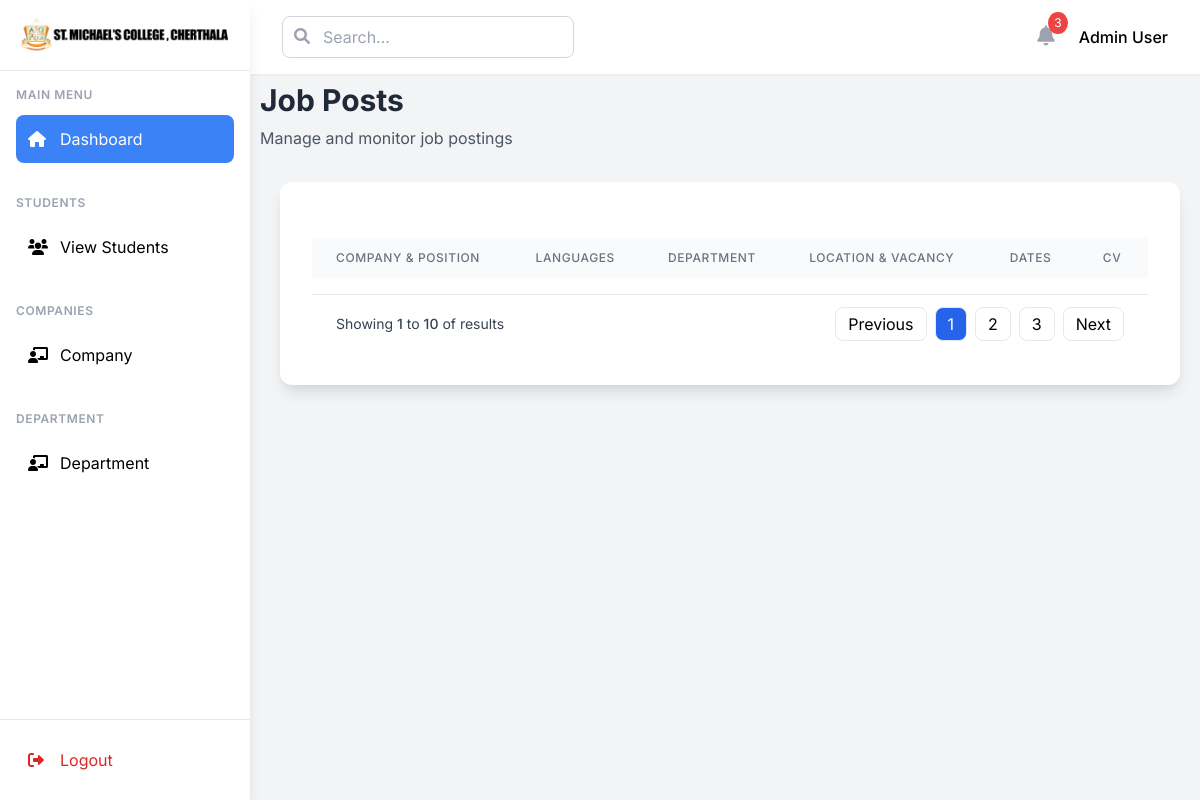
/jobs-lists/13/, run on an earlier commit of the app's database.
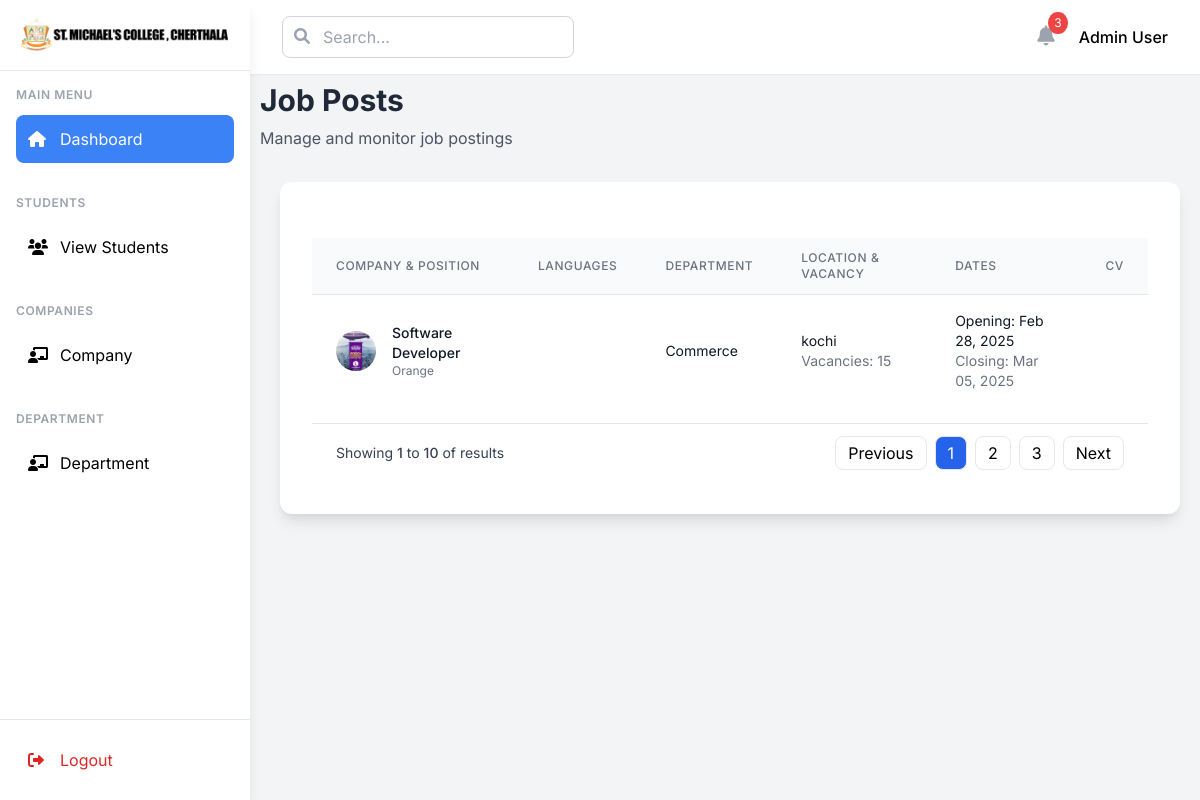
And on a later commit of the database.
### college_admin/models.py (models this page shows, shortened)
class JobPosts(models.Model):
    company =  models.ForeignKey(Company,on_delete=models.CASCADE,related_name="company_jobs",null=True)
    skills = models.CharField(max_length=100)
    designation = models.CharField(max_length=100)
    vacancy = models.IntegerField()
    location = models.CharField(max_length=100)
    department = models.ForeignKey('Department', on_delete=models.CASCADE)
    salary = models.CharField(max_length=300,null=True)
    opening_date = models.DateField(auto_now_add=True)
    closing_date = models.DateField(null=True, blank=True)  # Make closing date optional if needed
    created_at = models.DateTimeField(auto_now_add=True,null=True)

class CustomUser(AbstractBaseUser,PermissionsMixin):
    name=models.CharField(max_length=200)
    email=models.EmailField(unique=True)
    is_active=models.BooleanField(default=True)
    is_staff=models.BooleanField(default=False)
    is_superuser=models.BooleanField(default=False)
    is_company=models.BooleanField(default=False)
    objects = CustomUserManager()
    USERNAME_FIELD = 'email'
    REQUIRED_FIELDS = ['']

class Company(CustomUser):
    industry = models.CharField(max_length=255)
    about =  models.TextField()
    logo = models.FileField(upload_to="media/Company-Logo")
    location = models.CharField(max_length=200)
    phone = models.PositiveBigIntegerField()
    site_url = models.URLField(null=True)
    options = (
        ('Approved','Approved'),
        ('Revoked','Revoked'),
        ('Pending','Pending')
    )
    status = models.CharField(max_length=100,choices=options,default="Pending",null=True,blank=True)
    created_at = models.DateTimeField(auto_now_add=True)
    updated_at = models.DateTimeField(auto_now=True)

class CustomUser(AbstractBaseUser,PermissionsMixin):
    name=models.CharField(max_length=200)
    email=models.EmailField(unique=True)
    is_active=models.BooleanField(default=True)
    is_staff=models.BooleanField(default=False)
    is_superuser=models.BooleanField(default=False)
    is_company=models.BooleanField(default=False)
    objects = CustomUserManager()
    USERNAME_FIELD = 'email'
    REQUIRED_FIELDS = ['']

class Department(models.Model):
    name = models.CharField(max_length=100)
    hod_name = models.CharField(max_length=100,null=True)
    created_at = models.DateTimeField(auto_now_add=True)

### college_admin/views.py (the view)
# urls.py: path('jobs-lists/<int:pk>/', JobListingsView.as_view(), name='jobs'),
class JobListingsView(TemplateView):
    template_name = "jobs.html"
    def get_context_data(self, **kwargs):
        context =  super().get_context_data(**kwargs)
        id=kwargs.get('pk')
        context['jobs'] = JobPosts.objects.filter(company=id)
        return context

### college_admin/templates/jobs.html (shortened to what the changed rows need)
{% extends "admin_home.html" %}
{% block home %}
    <div class="main-contents">
        <div class="mb-8 mt-2">
            <div>
                <h1 class="text-3xl font-bold text-gray-800">Job Posts</h1>
            </div>
        </div>
        <div class="bg-white rounded-xl shadow-lg" style="margin:20px;">
            <div class="p-8">
                <div class="overflow-x-auto">
                    <table class="min-w-full divide-y divide-gray-200">
                        <thead class="bg-gray-50">
                            <tr>
                                <th class="px-6 py-3 text-left text-xs font-medium text-gray-500 uppercase tracking-wider">
                                    Company & Position
                                </th>
                                <th class="px-6 py-3 text-left text-xs font-medium text-gray-500 uppercase tracking-wider">
                                    Languages
                                </th>
                                <th class="px-6 py-3 text-left text-xs font-medium text-gray-500 uppercase tracking-wider">
                                    Department
                                </th>
                                <th class="px-6 py-3 text-left text-xs font-medium text-gray-500 uppercase tracking-wider">
                                    Location & Vacancy
                                </th>
                                <th class="px-6 py-3 text-left text-xs font-medium text-gray-500 uppercase tracking-wider">
                                    Dates
                                </th>
                                <th class="px-6 py-3 text-left text-xs font-medium text-gray-500 uppercase tracking-wider">
                                    CV
                                </th>
                            </tr>
                        </thead>
                        <tbody class="bg-white divide-y divide-gray-200">
                            {% for job in jobs %}
                            <tr>
                                <td class="px-6 py-4">
                                    <div class="flex items-center">
                                        <div class="flex-shrink-0 h-10 w-10">
                                            <img class="h-10 w-10 rounded-full object-cover"
                                                 src="{{ job.company.logo.url }}"
                                                 alt="{{ job.company.name }}">
                                        </div>
                                        <div class="ml-4">
                                            <div class="text-sm font-medium text-gray-900">
                                               <a href="{% url 'stu-list' job.id %}">
                                                {{ job.designation }}
                                                 </a>
                                            </div>
                                            <div class="text-xs text-gray-500">
                                                {{ job.company.name }}
                                            </div>
                                        </div>
                                    </div>
                                </td>
                                <td class="px-6 py-4 whitespace-nowrap">
                                </td>
                                <td class="px-6 py-4 whitespace-nowrap">
                                    <div class="text-sm text-gray-900">
                                        {{ job.department.name }}
                                    </div>
                                </td>
                                <td class="px-6 py-4">
                                    <div class="text-sm text-gray-900">{{ job.location }}</div>
                                    <div class="text-sm text-gray-500">
                                        Vacancies: {{ job.vacancy }}
                                    </div>
                                </td>
                                <td class="px-6 py-4">
                                    <div class="text-sm text-gray-900">
                                        Opening: {{ job.opening_date|date:"M d, Y" }}
                                    </div>
                                    {% if job.closing_date %}
                                    <div class="text-sm text-gray-500">
                                        Closing: {{ job.closing_date|date:"M d, Y" }}
                                    </div>
                                    {% endif %}
                                </td>
                                <td class="px-6 py-4 whitespace-nowrap">
                                </td>
                            </tr>
                            {% endfor %}
                        </tbody>
                    </table>
                </div>
            </div>
        </div>
    </div>
{% endblock %}

What changed in the data, as far as the page shows it:
added JobPosts: company.logo (picture), designation "Software Developer", company.name "Orange", department.name "Commerce", location "kochi", vacancy "15", opening_date "Feb 28, 2025", closing_date "Mar 05, 2025"
